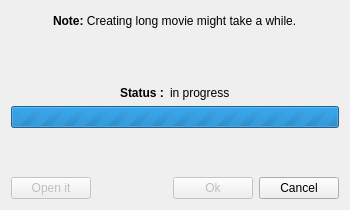
<?xml version="1.0" encoding="UTF-8"?>
<ui version="4.0">
 <class>WaitDialog</class>
 <widget class="QWidget" name="WaitDialog">
  <property name="geometry">
   <rect>
    <x>0</x>
    <y>0</y>
    <width>350</width>
    <height>210</height>
   </rect>
  </property>
  <property name="minimumSize">
   <size>
    <width>350</width>
    <height>210</height>
   </size>
  </property>
  <property name="maximumSize">
   <size>
    <width>350</width>
    <height>210</height>
   </size>
  </property>
  <property name="windowTitle">
   <string>Creating movie</string>
  </property>
  <layout class="QVBoxLayout" name="verticalLayout">
   <item>
    <layout class="QHBoxLayout" name="horizontalLayout_4">
     <item>
      <spacer name="horizontalSpacer_4">
       <property name="orientation">
        <enum>Qt::Horizontal</enum>
       </property>
       <property name="sizeHint" stdset="0">
        <size>
         <width>40</width>
         <height>20</height>
        </size>
       </property>
      </spacer>
     </item>
     <item>
      <widget class="QLabel" name="label_info">
       <property name="text">
        <string>&lt;html&gt;&lt;head/&gt;&lt;body&gt;&lt;p&gt;&lt;span style=&quot; font-weight:600;&quot;&gt;Note:&lt;/span&gt; Creating long movie might take a while.&lt;/p&gt;&lt;/body&gt;&lt;/html&gt;</string>
       </property>
      </widget>
     </item>
     <item>
      <spacer name="horizontalSpacer_5">
       <property name="orientation">
        <enum>Qt::Horizontal</enum>
       </property>
       <property name="sizeHint" stdset="0">
        <size>
         <width>40</width>
         <height>20</height>
        </size>
       </property>
      </spacer>
     </item>
    </layout>
   </item>
   <item>
    <spacer name="verticalSpacer">
     <property name="orientation">
      <enum>Qt::Vertical</enum>
     </property>
     <property name="sizeHint" stdset="0">
      <size>
       <width>20</width>
       <height>40</height>
      </size>
     </property>
    </spacer>
   </item>
   <item>
    <layout class="QHBoxLayout" name="horizontalLayout_2">
     <item>
      <spacer name="horizontalSpacer_2">
       <property name="orientation">
        <enum>Qt::Horizontal</enum>
       </property>
       <property name="sizeHint" stdset="0">
        <size>
         <width>40</width>
         <height>20</height>
        </size>
       </property>
      </spacer>
     </item>
     <item>
      <widget class="QLabel" name="label_statusHint">
       <property name="text">
        <string>&lt;html&gt;&lt;head/&gt;&lt;body&gt;&lt;p&gt;&lt;span style=&quot; font-weight:600;&quot;&gt;Status :&lt;/span&gt;&lt;/p&gt;&lt;/body&gt;&lt;/html&gt;</string>
       </property>
       <property name="alignment">
        <set>Qt::AlignBottom|Qt::AlignLeading|Qt::AlignLeft</set>
       </property>
      </widget>
     </item>
     <item>
      <widget class="QLabel" name="label_status">
       <property name="text">
        <string>in progress</string>
       </property>
       <property name="alignment">
        <set>Qt::AlignBottom|Qt::AlignLeading|Qt::AlignLeft</set>
       </property>
      </widget>
     </item>
     <item>
      <spacer name="horizontalSpacer_3">
       <property name="orientation">
        <enum>Qt::Horizontal</enum>
       </property>
       <property name="sizeHint" stdset="0">
        <size>
         <width>40</width>
         <height>20</height>
        </size>
       </property>
      </spacer>
     </item>
    </layout>
   </item>
   <item>
    <widget class="QProgressBar" name="progressBar">
     <property name="maximum">
      <number>0</number>
     </property>
     <property name="value">
      <number>-1</number>
     </property>
     <property name="textVisible">
      <bool>false</bool>
     </property>
     <property name="format">
      <string>%p%</string>
     </property>
    </widget>
   </item>
   <item>
    <spacer name="verticalSpacer_2">
     <property name="orientation">
      <enum>Qt::Vertical</enum>
     </property>
     <property name="sizeHint" stdset="0">
      <size>
       <width>20</width>
       <height>40</height>
      </size>
     </property>
    </spacer>
   </item>
   <item>
    <layout class="QHBoxLayout" name="horizontalLayout">
     <item>
      <widget class="QPushButton" name="button_open">
       <property name="enabled">
        <bool>false</bool>
       </property>
       <property name="text">
        <string>Open it</string>
       </property>
      </widget>
     </item>
     <item>
      <spacer name="horizontalSpacer">
       <property name="orientation">
        <enum>Qt::Horizontal</enum>
       </property>
       <property name="sizeHint" stdset="0">
        <size>
         <width>40</width>
         <height>20</height>
        </size>
       </property>
      </spacer>
     </item>
     <item>
      <widget class="QPushButton" name="button_ok">
       <property name="enabled">
        <bool>false</bool>
       </property>
       <property name="text">
        <string>Ok</string>
       </property>
      </widget>
     </item>
     <item>
      <widget class="QPushButton" name="button_cancel">
       <property name="text">
        <string>Cancel</string>
       </property>
      </widget>
     </item>
    </layout>
   </item>
  </layout>
 </widget>
 <resources/>
 <connections/>
</ui>
